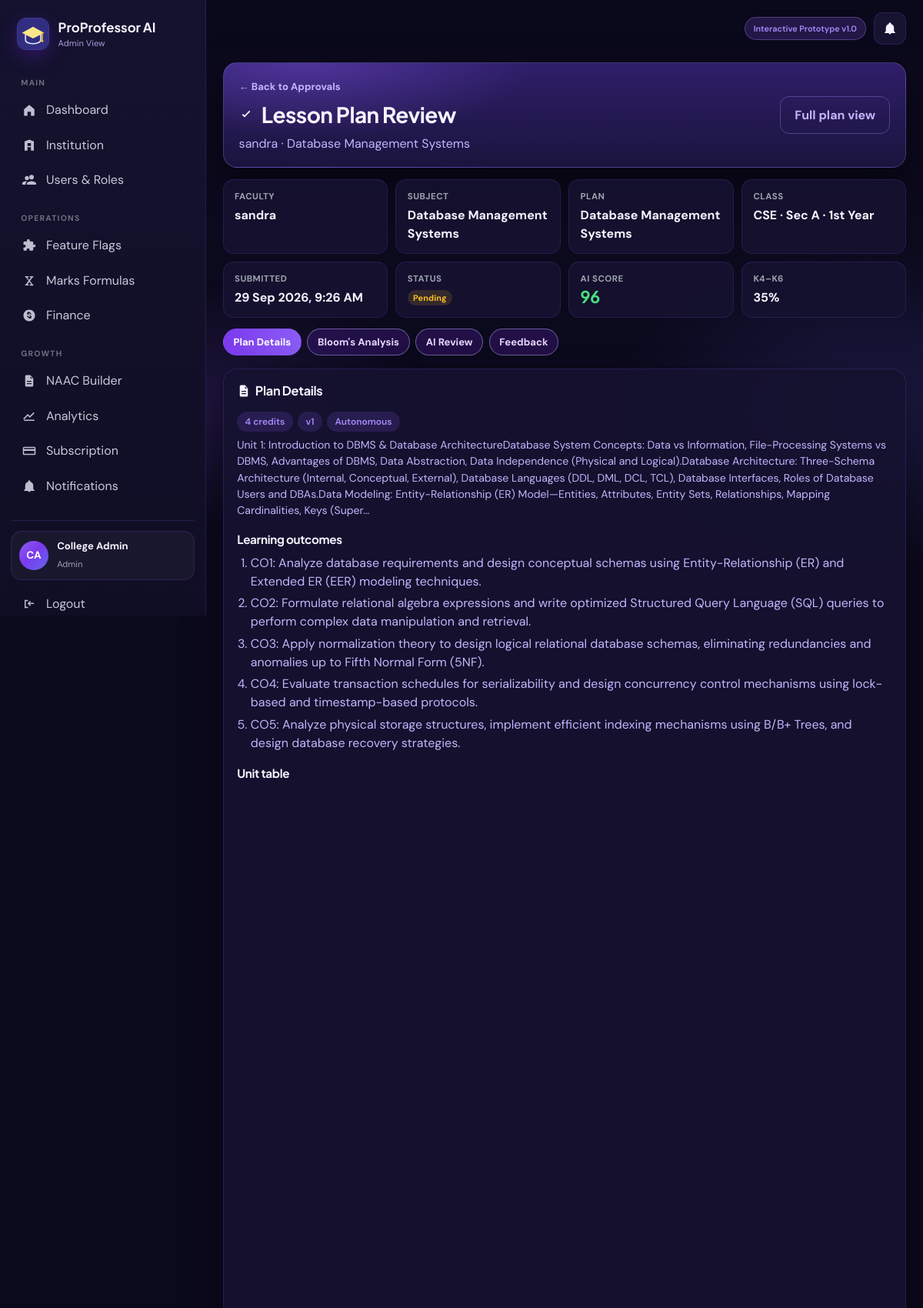
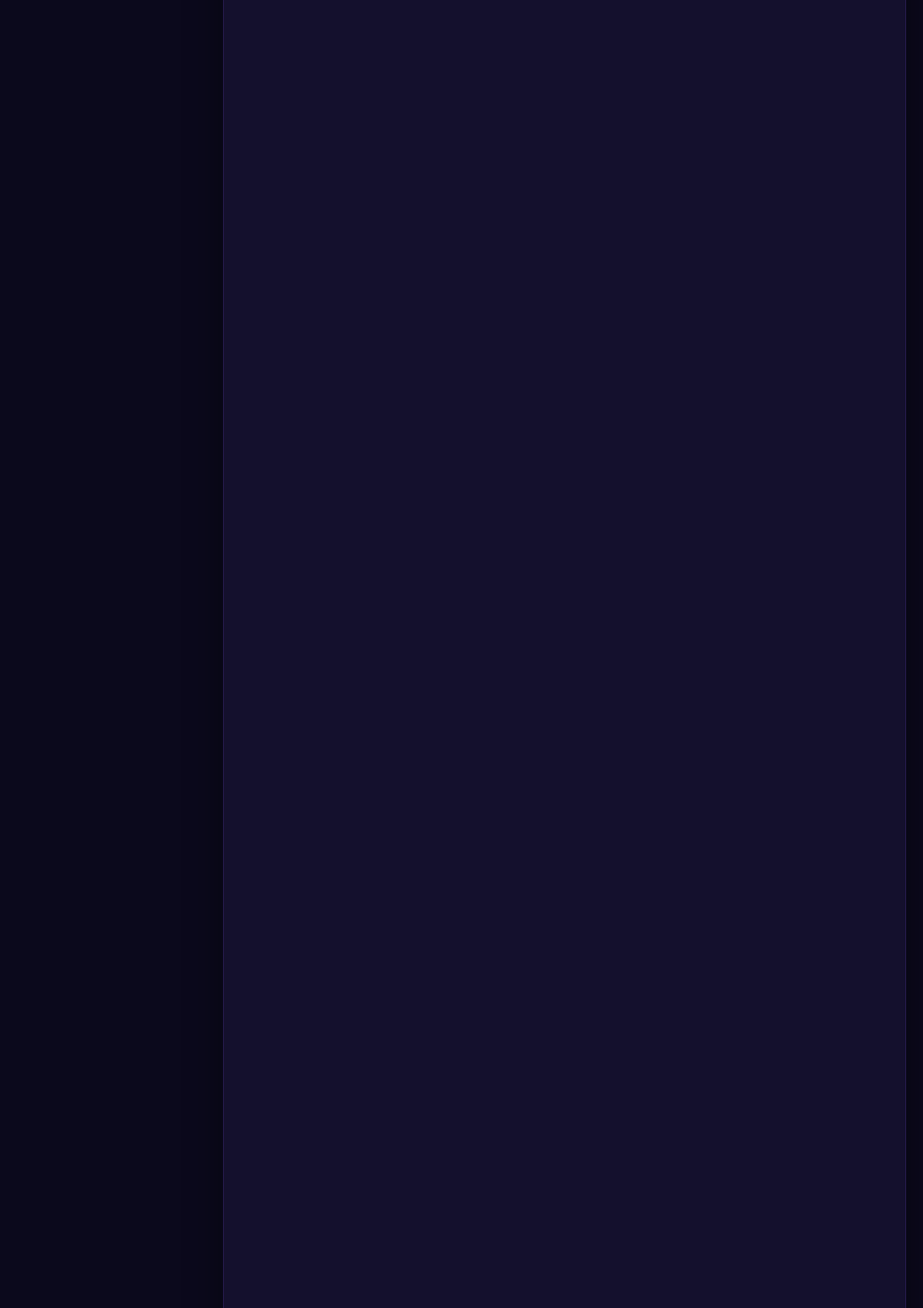
Screenshot of /hod/approvals.php?id=1 (signed in, upper part) with the database file from the repository (2 pictures, top to bottom).
### tables this page shows
CREATE TABLE `users` (
  `id` int(10) UNSIGNED NOT NULL,
  `institution_id` int(10) UNSIGNED NOT NULL,
  `department_id` int(10) UNSIGNED DEFAULT NULL,
  `role` enum('professor','student','hod','admin','superadmin') NOT NULL,
  `email` varchar(160) NOT NULL,
  `password_hash` varchar(255) NOT NULL,
  `full_name` varchar(160) NOT NULL,
  `employee_id` varchar(60) DEFAULT NULL,
  `register_no` varchar(60) DEFAULT NULL,
  `phone` varchar(30) DEFAULT NULL,
  `avatar_url` varchar(255) DEFAULT NULL,
  `class_id` int(10) UNSIGNED DEFAULT NULL COMMENT 'For students',
  `academic_year_level` tinyint(3) UNSIGNED DEFAULT NULL COMMENT 'Student academic year 1-4',
  `semester` varchar(40) DEFAULT NULL COMMENT 'Student Odd/Even semester',
  `designation` varchar(100) DEFAULT NULL,
  `preferences` longtext DEFAULT NULL CHECK (json_valid(`preferences`)),
  `extra` longtext DEFAULT NULL COMMENT 'Expandable user attributes' CHECK (json_valid(`extra`)),
  `is_active` tinyint(1) DEFAULT 1,
  `last_login_at` datetime DEFAULT NULL,
  `created_at` timestamp NOT NULL DEFAULT current_timestamp(),
  `updated_at` timestamp NOT NULL DEFAULT current_timestamp() ON UPDATE current_timestamp()
);

CREATE TABLE `course_plans` (
  `id` int(10) UNSIGNED NOT NULL,
  `institution_id` int(10) UNSIGNED NOT NULL,
  `department_id` int(10) UNSIGNED DEFAULT NULL,
  `professor_id` int(10) UNSIGNED NOT NULL,
  `subject_id` int(10) UNSIGNED DEFAULT NULL,
  `class_id` int(10) UNSIGNED DEFAULT NULL,
  `title` varchar(255) NOT NULL,
  `subject_name` varchar(200) NOT NULL,
  `subject_code` varchar(40) DEFAULT NULL,
  `credits` decimal(4,1) DEFAULT 3.0,
  `semester` varchar(40) DEFAULT NULL,
  `academic_year` varchar(20) DEFAULT NULL,
  `university` varchar(150) DEFAULT NULL,
  `syllabus_input` longtext DEFAULT NULL,
  `status` enum('draft','submitted','under_review','approved','returned') DEFAULT 'draft',
  `ai_score` decimal(5,2) DEFAULT NULL,
  `ai_review` longtext DEFAULT NULL CHECK (json_valid(`ai_review`)),
  `bloom_data` longtext DEFAULT NULL CHECK (json_valid(`bloom_data`)),
  `weekly_plan` longtext DEFAULT NULL CHECK (json_valid(`weekly_plan`)),
  `resources` longtext DEFAULT NULL CHECK (json_valid(`resources`)),
  `expert_advice` longtext DEFAULT NULL CHECK (json_valid(`expert_advice`)),
  `plan_data` longtext DEFAULT NULL COMMENT 'Full structured plan payload' CHECK (json_valid(`plan_data`)),
  `version` int(10) UNSIGNED DEFAULT 1,
  `parent_plan_id` int(10) UNSIGNED DEFAULT NULL,
  `submitted_at` datetime DEFAULT NULL,
  `reviewed_at` datetime DEFAULT NULL,
  `reviewed_by` int(10) UNSIGNED DEFAULT NULL,
  `hod_comments` text DEFAULT NULL,
  `meta` longtext DEFAULT NULL CHECK (json_valid(`meta`)),
  `share_token` varchar(64) DEFAULT NULL COMMENT 'Public read-only share token',
  `share_enabled` tinyint(1) NOT NULL DEFAULT 0 COMMENT '1=public read-only link active',
  `created_at` timestamp NOT NULL DEFAULT current_timestamp(),
  `updated_at` timestamp NOT NULL DEFAULT current_timestamp() ON UPDATE current_timestamp()
);

### app/Views/hod/approvals_page.php (the view, shortened to what the rows shown need)
<?php
$tab = (string)get('tab', 'details');
$viewStatus = (string)($view['status'] ?? '');
$viewK46 = $view ? $k46Of($view) : null;
$viewMeta = $view ? $statusMeta($viewStatus) : ['', 'none'];
$classBits = [];
if ($view) {
    $classBits = array_values(array_filter([
        trim((string)($view['class_name'] ?? '')),
        trim((string)($view['class_section'] ?? '')) !== '' ? ('Sec ' . trim((string)$view['class_section'])) : '',
        (int)($view['class_year'] ?? 0) > 0 ? subject_year_label((int)$view['class_year']) : '',
    ], static fn(string $bit): bool => $bit !== ''));
}
$submittedLabel = $view ? $fmtWhen((string)($view['submitted_at'] ?? '')) : '';
$pageTitle = $view ? 'Lesson Plan Review' : 'Approvals';
$backQuery = $queueLink($statusFilter, $search);
render_header($pageTitle, 'approvals', ['compactTitle' => true]);
?>
<?php if ($view): ?>
<div class="hod-ap">
  <section class="hod-hero">
    <div class="hod-hero-copy">
      <a class="hod-ap-back" href="<?= e($backQuery !== '?' ? $backQuery : '?') ?>">&larr; Back to Approvals</a>
      <h2><?= icon('check', 'icon-inline') ?> Lesson Plan Review</h2>
      <p><?= e((string)$view['professor_name']) ?> · <?= e((string)$view['subject_name']) ?></p>
    </div>
    <a class="btn btn-ghost no-print" href="<?= e(base_url('/professor/plan-view.php?id=' . (int)$view['id'])) ?>">Full plan view</a>
  </section>
  <section class="hod-ap-facts" aria-label="Plan summary">
    <div><span>Faculty</span><strong><?= e((string)$view['professor_name']) ?></strong></div>
    <div><span>Subject</span><strong><?= e((string)$view['subject_name']) ?></strong></div>
    <div><span>Plan</span><strong><?= e((string)$view['title']) ?></strong></div>
    <?php if ($classBits): ?><div><span>Class</span><strong><?= e(implode(' · ', $classBits)) ?></strong></div><?php endif; ?>
    <?php if ($submittedLabel !== ''): ?><div><span>Submitted</span><strong><?= e($submittedLabel) ?></strong></div><?php endif; ?>
    <div><span>Status</span><strong class="hod-status is-<?= e($viewMeta[1]) ?>"><?= e($viewMeta[0]) ?></strong></div>
    <div><span>AI score</span><strong class="hod-ap-score is-<?= e($aiTone($view['ai_score'] ?? null)) ?>"><?= e($fmtNum($view['ai_score'] !== null && $view['ai_score'] !== '' ? (float)$view['ai_score'] : null)) ?></strong></div>
    <div><span>K4–K6</span><strong><?= $viewK46 === null ? '—' : e($fmtNum($viewK46) . '%') ?></strong></div>
  </section>
  <nav class="hod-ap-tabs" aria-label="Plan review sections">
    <?php foreach ([
        'details' => 'Plan Details',
        'bloom' => "Bloom's Analysis",
        'ai' => 'AI Review',
        'feedback' => 'Feedback',
    ] as $key => $label): ?>
      <a class="hod-ap-tab<?= $tab === $key ? ' is-on' : '' ?>" href="?id=<?= (int)$view['id'] ?>&amp;tab=<?= e($key) ?>"><?= e($label) ?></a>
    <?php endforeach; ?>
  </nav>
  <?php if ($tab === 'details'): ?>
  <section class="hod-panel">
    <div class="hod-panel-h"><h2><?= icon('file', 'icon-inline') ?> Plan Details</h2></div>
    <div class="hod-ap-overview">
      <span class="chip"><?= e($fmtNum((float)($view['credits'] ?? 0))) ?> credits</span>
      <span class="chip">v<?= (int)$view['version'] ?></span>
      <?php if (trim((string)($view['university'] ?? '')) !== ''): ?><span class="chip"><?= e((string)$view['university']) ?></span><?php endif; ?>
    </div>
    <?php if (!empty($view['syllabus_input'])): ?>
      <p class="hod-ap-copy"><?= e(mb_strimwidth((string)$view['syllabus_input'], 0, 520, '…')) ?></p>
    <?php endif; ?>
    <h3>Learning outcomes</h3>
    <?php if (!$outcomes): ?>
      <p class="hod-ap-copy">No learning outcomes are stored on this plan.</p>
    <?php else: ?>
      <ol class="hod-ap-list">
        <?php foreach ($outcomes as $outcome): ?>
          <li><?= e(is_string($outcome) ? $outcome : (string)json_encode($outcome)) ?></li>
        <?php endforeach; ?>
      </ol>
    <?php endif; ?>
    <h3>Unit table</h3>
  </section>
  <?php endif; ?>
</div>
<?php endif; ?>
<?php render_footer(); ?>

### includes/layout.php (shortened to what the rows shown need)
<?php
function render_header(string $title, string $active = '', array $opts = []): void
{
    $user = Auth::user();
    $role = $user['role'] ?? '';
    $unread = $user ? unread_notifications_count((int)$user['id']) : 0;
    ?>
<!DOCTYPE html>
<html lang="en">
<head>
  <link rel="stylesheet" href="<?= e(base_url('/assets/css/app.css')) ?>?v=<?= (int)@filemtime(dirname(__DIR__) . '/assets/css/app.css') ?>">
</head>
<body class="app-body" data-effects="on">
<div class="app-shell">
  <aside class="sidebar" id="sidebar">
    <div class="brand">
      <div>
        <div class="brand-name">ProProfessor AI</div>
        <div class="brand-sub"><?= e(\App\Services\NavService::roleLabel($role)) ?></div>
      </div>
    </div>
  </aside>
  <div class="main">
    <main class="content" id="pageContent">
<?php
}
function render_footer(array $opts = []): void
{
    ?>
    </main>
  </div>
</div>
</body>
</html>
<?php
}

### rows the page displays
users: role "Admin View"
course_plans: users.full_name "sandra", subject_name "Database Management Systems", title "Database Management Systems", submitted_at "29 Sep 2026, 9:26 AM", status "Pending", ai_score "96", bloom_data "35%", credits "4", version "1", university "Autonomous", syllabus_input "Unit 1: Introduction to DBMS & Database ArchitectureDatabase System Concepts: Data vs Information, File-Processing Systems vs DBMS, Advantages of DBMS, Data Abstraction, Data Independence (Physical and Logical).Database Architecture: Three-Schema Architecture (Internal, Conceptual, External), Database Languages (DDL, DML, DCL, TCL), Database Interfaces, Roles of Database Users and DBAs.Data Modeling: Entity-Relationship (ER) Model—Entities, Attributes, Entity Sets, Relationships, Mapping Cardinalities, Keys (Super…", plan_data "CO1: Analyze database requirements and design conceptual schemas using Entity-Relationship (ER) and Extended ER (EER) modeling techniques.", plan_data "CO2: Formulate relational algebra expressions and write optimized Structured Query Language (SQL) queries to perform complex data manipulation and retrieval.", plan_data "CO3: Apply normalization theory to design logical relational database schemas, eliminating redundancies and anomalies up to Fifth Normal Form (5NF).", plan_data "CO4: Evaluate transaction schedules for serializability and design concurrency control mechanisms using lock-based and timestamp-based protocols.", plan_data "CO5: Analyze physical storage structures, implement efficient indexing mechanisms using B/B+ Trees, and design database recovery strategies."

### other values shown
$group['label'] "MAIN"
$item['label'] "Dashboard"
$item['label'] "Institution"
$item['label'] "Users & Roles"
$group['label'] "OPERATIONS"
$item['label'] "Feature Flags"
$item['label'] "Marks Formulas"
$item['label'] "Finance"
$group['label'] "GROWTH"
$item['label'] "NAAC Builder"
$item['label'] "Analytics"
$item['label'] "Subscription"
$item['label'] "Notifications"
$initials "CA"
$user['full_name'] "College Admin"
